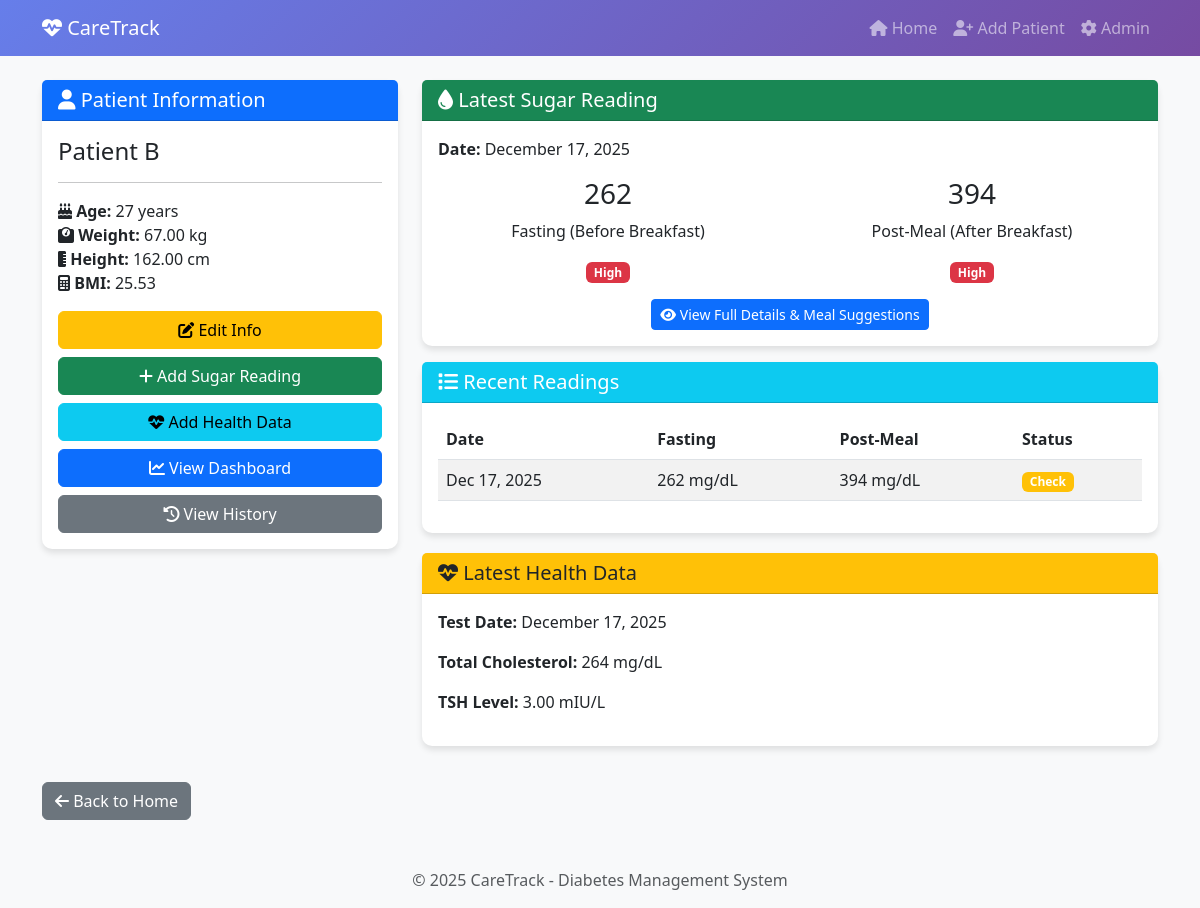
The page /patient/2/ on the database its author committed.
### app/models.py (models this page shows, shortened)
class Patient(models.Model):
    name = models.CharField(max_length=100, help_text="Patient's full name")
    age = models.PositiveIntegerField(
        validators=[MinValueValidator(1), MaxValueValidator(120)],
        help_text="Age in years"
    )
    weight = models.DecimalField(
        max_digits=5,      # Total digits (e.g., 150.5 = 4 digits)
        decimal_places=2,  # Digits after decimal
        help_text="Weight in kg"
    )
    height = models.DecimalField(
        max_digits=5,
        decimal_places=2,
        help_text="Height in cm"
    )
    bmi = models.DecimalField(
        max_digits=4,
        decimal_places=2,
        blank=True,  # Can be empty initially
        null=True,   # Can be NULL in database
        help_text="Body Mass Index (calculated automatically)"
    )
    created_at = models.DateTimeField(auto_now_add=True)  # Set once when created
    updated_at = models.DateTimeField(auto_now=True)      # Updates every time we save
    def save(self, *args, **kwargs):
        """Override save to calculate BMI before saving"""
        self.calculate_bmi()
        super().save(*args, **kwargs)
    class Meta:
        ordering = ['-created_at']  # Newest first

class SugarReading(models.Model):
    patient = models.ForeignKey(
        Patient,
        on_delete=models.CASCADE,  # If patient deleted, delete all their readings
        related_name='sugar_readings'
    )
    reading_date = models.DateField(default=timezone.now)
    sugar_before_breakfast = models.PositiveIntegerField(
        help_text="Fasting sugar level (mg/dL)"
    )
    sugar_after_breakfast = models.PositiveIntegerField(
        help_text="Post-meal sugar level (mg/dL)"
    )
    notes = models.TextField(blank=True, help_text="Any additional notes")
    created_at = models.DateTimeField(auto_now_add=True)
    def get_status(self):
        if self.sugar_before_breakfast < 70:
            fasting_status = "Low"
        elif 70 <= self.sugar_before_breakfast <= 100:
            fasting_status = "Normal"
        else:
            fasting_status = "High"
        if self.sugar_after_breakfast < 140:
            postmeal_status = "Normal"
        else:
            postmeal_status = "High"
        return {
            'fasting': fasting_status,
            'postmeal': postmeal_status
        }
    class Meta:
        ordering = ['-reading_date']  # Most recent first
        unique_together = ['patient', 'reading_date']  # One reading per day per patient

class HealthData(models.Model):
    patient = models.ForeignKey(
        Patient,
        on_delete=models.CASCADE,
        related_name='health_data'
    )
    test_date = models.DateField(default=timezone.now)
    cholesterol_total = models.PositiveIntegerField(
        blank=True,
        null=True,
        help_text="Total cholesterol (mg/dL)"
    )
    cholesterol_ldl = models.PositiveIntegerField(
        blank=True,
        null=True,
        help_text="LDL (bad) cholesterol (mg/dL)"
    )
    cholesterol_hdl = models.PositiveIntegerField(
        blank=True,
        null=True,
        help_text="HDL (good) cholesterol (mg/dL)"
    )
    tsh_level = models.DecimalField(
        max_digits=5,
        decimal_places=2,
        blank=True,
        null=True,
        help_text="TSH level (mIU/L)"
    )
    created_at = models.DateTimeField(auto_now_add=True)
    class Meta:
        ordering = ['-test_date']

### app/views.py (the view)
# urls.py: path('patient/<int:pk>/', views.patient_detail, name='patient_detail'),
def patient_detail(request, pk):
    patient = get_object_or_404(Patient, pk=pk)
    latest_reading = patient.sugar_readings.first()
    recent_readings = patient.sugar_readings.all()[:7]
    health_data = patient.health_data.first()
    context = {
        'patient': patient,
        'latest_reading': latest_reading,
        'recent_readings': recent_readings,
        'health_data': health_data,
    }
    return render(request, 'app/patient_detail.html', context)

### app/templates/app/patient_detail.html (shortened to what this page needs)
{% extends 'app/base.html' %}
{% block content %}
<div class="row">
    <div class="col-md-4">
        <div class="card">
            <div class="card-header bg-primary text-white">
                <h5 class="mb-0"><i class="fas fa-user"></i> Patient Information</h5>
            </div>
            <div class="card-body">
                <h4>{{ patient.name }}</h4>
                <hr>
                <p>
                    <strong><i class="fas fa-birthday-cake"></i> Age:</strong> {{ patient.age }} years<br>
                    <strong><i class="fas fa-weight"></i> Weight:</strong> {{ patient.weight }} kg<br>
                    <strong><i class="fas fa-ruler-vertical"></i> Height:</strong> {{ patient.height }} cm<br>
                    <strong><i class="fas fa-calculator"></i> BMI:</strong> {{ patient.bmi|floatformat:2 }}
                </p>
                <div class="d-grid gap-2">
                    <a href="{% url 'app:edit_patient' patient.pk %}" class="btn btn-warning">
                        <i class="fas fa-edit"></i> Edit Info
                    </a>
                    <a href="{% url 'app:add_sugar_reading' patient.pk %}" class="btn btn-success">
                        <i class="fas fa-plus"></i> Add Sugar Reading
                    </a>
                    <a href="{% url 'app:add_health_data' patient.pk %}" class="btn btn-info">
                        <i class="fas fa-heartbeat"></i> Add Health Data
                    </a>
                    <a href="{% url 'app:dashboard' patient.pk %}" class="btn btn-primary">
                        <i class="fas fa-chart-line"></i> View Dashboard
                    </a>
                    <a href="{% url 'app:history' patient.pk %}" class="btn btn-secondary">
                        <i class="fas fa-history"></i> View History
                    </a>
                </div>
            </div>
        </div>
    </div>
    <div class="col-md-8">
        {% if latest_reading %}
        <div class="card mb-3">
            <div class="card-header bg-success text-white">
                <h5 class="mb-0"><i class="fas fa-tint"></i> Latest Sugar Reading</h5>
            </div>
            <div class="card-body">
                <p><strong>Date:</strong> {{ latest_reading.reading_date|date:"F d, Y" }}</p>
                <div class="row text-center">
                    <div class="col-md-6">
                        <h3>{{ latest_reading.sugar_before_breakfast }}</h3>
                        <p>Fasting (Before Breakfast)</p>
                        {% with status=latest_reading.get_status %}
                            <span class="badge
                                {% if status.fasting == 'Normal' %}bg-success
                                {% elif status.fasting == 'High' %}bg-danger
                                {% else %}bg-warning{% endif %}">
                                {{ status.fasting }}
                            </span>
                        {% endwith %}
                    </div>
                    <div class="col-md-6">
                        <h3>{{ latest_reading.sugar_after_breakfast }}</h3>
                        <p>Post-Meal (After Breakfast)</p>
                        {% with status=latest_reading.get_status %}
                            <span class="badge
                                {% if status.postmeal == 'Normal' %}bg-success
                                {% else %}bg-danger{% endif %}">
                                {{ status.postmeal }}
                            </span>
                        {% endwith %}
                    </div>
                </div>
                <div class="text-center mt-3">
                    <a href="{% url 'app:reading_detail' latest_reading.pk %}" class="btn btn-primary btn-sm">
                        <i class="fas fa-eye"></i> View Full Details & Meal Suggestions
                    </a>
                </div>
            </div>
        </div>
        {% else %}
        <div class="alert alert-warning">
            <i class="fas fa-exclamation-triangle"></i> No sugar readings yet.
            <a href="{% url 'app:add_sugar_reading' patient.pk %}">Add first reading</a>
        </div>
        {% endif %}
        {% if recent_readings %}
        <div class="card">
            <div class="card-header bg-info text-white">
                <h5 class="mb-0"><i class="fas fa-list"></i> Recent Readings</h5>
            </div>
            <div class="card-body">
                <div class="table-responsive">
                    <table class="table table-striped">
                        <thead>
                            <tr>
                                <th>Date</th>
                                <th>Fasting</th>
                                <th>Post-Meal</th>
                                <th>Status</th>
                            </tr>
                        </thead>
                        <tbody>
                            {% for reading in recent_readings %}
                            <tr>
                                <td>{{ reading.reading_date|date:"M d, Y" }}</td>
                                <td>{{ reading.sugar_before_breakfast }} mg/dL</td>
                                <td>{{ reading.sugar_after_breakfast }} mg/dL</td>
                                <td>
                                    {% with status=reading.get_status %}
                                        {% if status.fasting == 'Normal' and status.postmeal == 'Normal' %}
                                            <span class="badge bg-success">Good</span>
                                        {% else %}
                                            <span class="badge bg-warning">Check</span>
                                        {% endif %}
                                    {% endwith %}
                                </td>
                            </tr>
                            {% endfor %}
                        </tbody>
                    </table>
                </div>
            </div>
        </div>
        {% endif %}
        {% if health_data %}
        <div class="card mt-3">
            <div class="card-header bg-warning text-dark">
                <h5 class="mb-0"><i class="fas fa-heartbeat"></i> Latest Health Data</h5>
            </div>
            <div class="card-body">
                <p><strong>Test Date:</strong> {{ health_data.test_date|date:"F d, Y" }}</p>
                {% if health_data.cholesterol_total %}
                <p><strong>Total Cholesterol:</strong> {{ health_data.cholesterol_total }} mg/dL</p>
                {% endif %}
                {% if health_data.tsh_level %}
                <p><strong>TSH Level:</strong> {{ health_data.tsh_level }} mIU/L</p>
                {% endif %}
            </div>
        </div>
        {% endif %}
    </div>
</div>
<div class="mt-3">
    <a href="{% url 'app:home' %}" class="btn btn-secondary">
        <i class="fas fa-arrow-left"></i> Back to Home
    </a>
</div>
{% endblock %}

### app/templates/app/base.html (style rules this page uses)
body { background-color: #f8f9fa; }
.card { box-shadow: 0 4px 6px rgba(0,0,0,0.1); border: none; border-radius: 10px; margin-bottom: 20px; }

### rows shown on the page
Patient: name "Patient B", age "27", weight "67.00", height "162.00", bmi "25.53"
SugarReading: reading_date "December 17, 2025", sugar_before_breakfast "262", sugar_after_breakfast "394", reading_date "Dec 17, 2025"
HealthData: test_date "December 17, 2025", cholesterol_total "264", tsh_level "3.00"

### other values the page prints
{{ status.fasting }} "High"
{{ status.postmeal }} "High"
